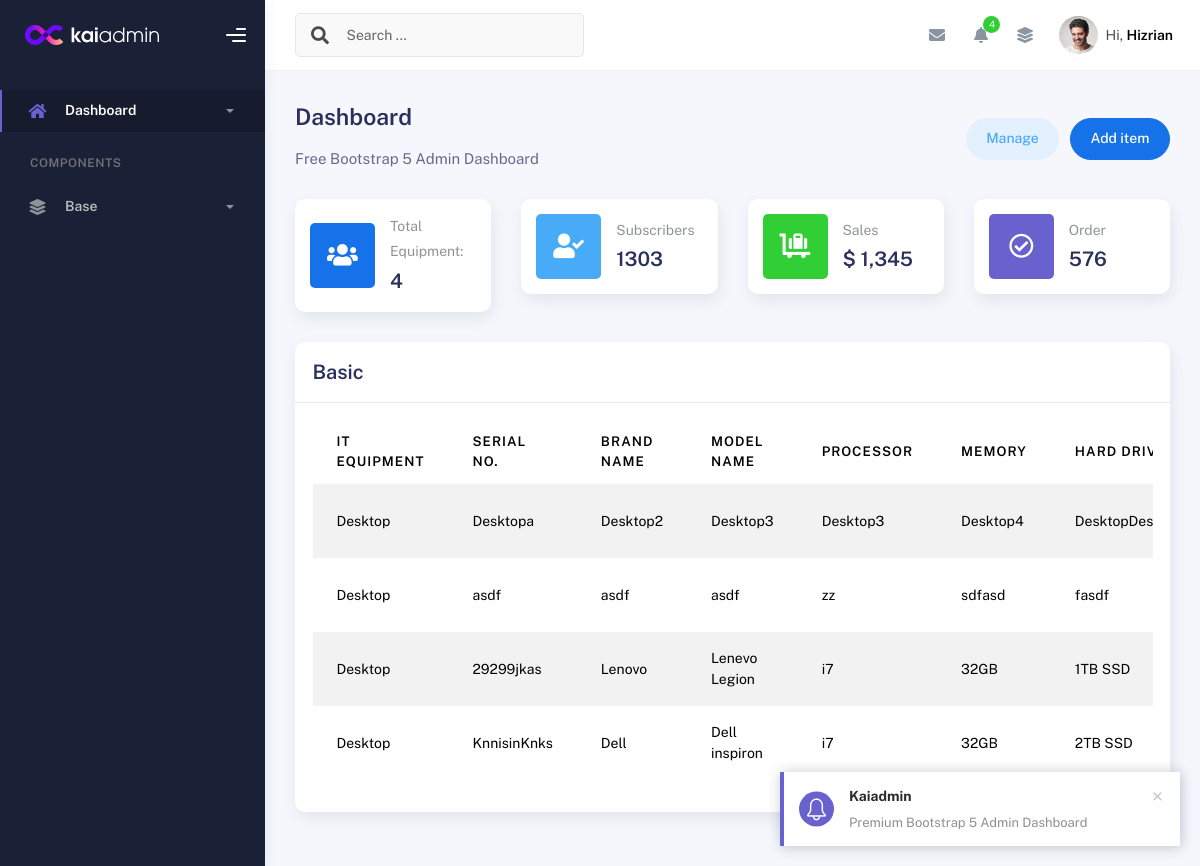
The app's page /, older data.
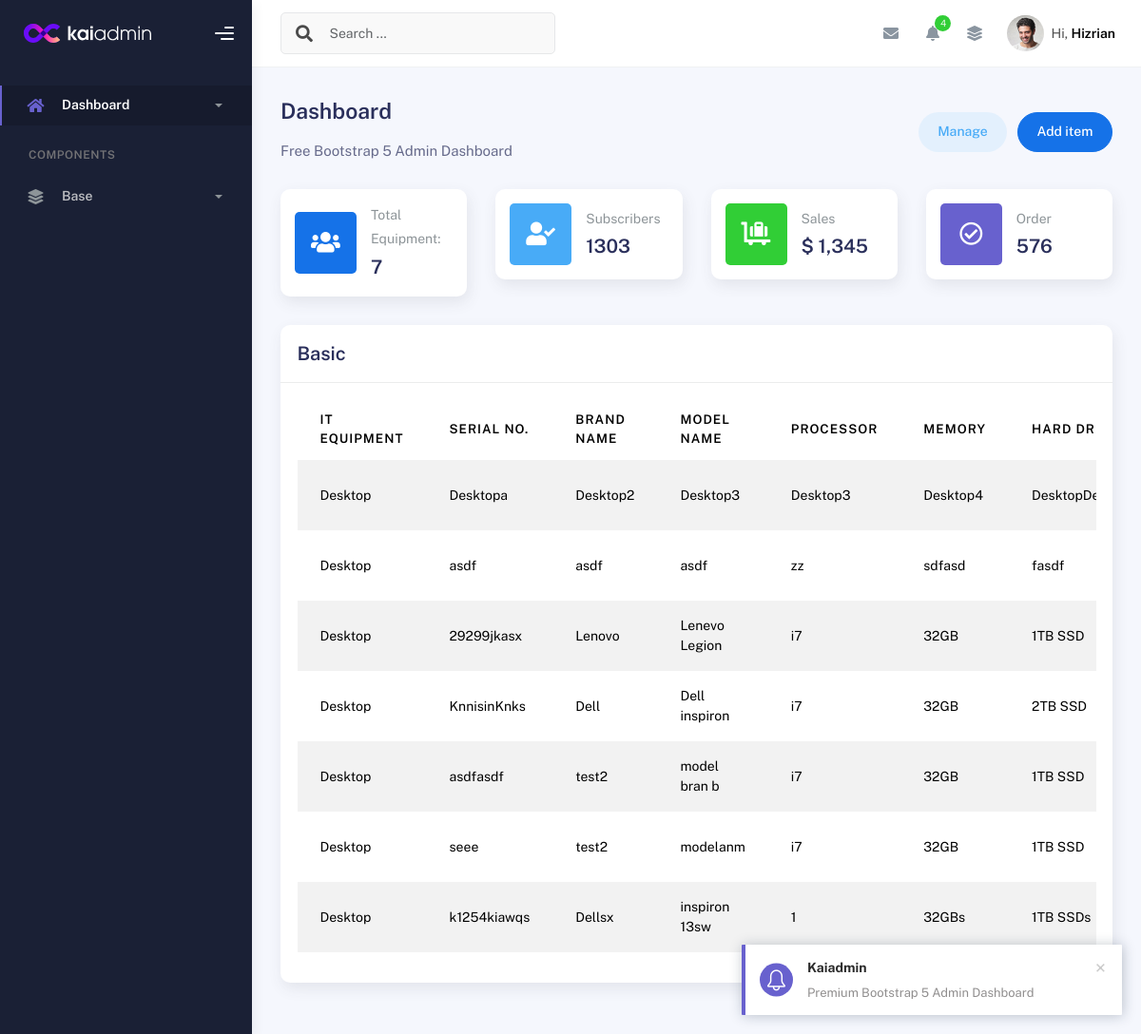
The same page, newer data.
### inventory/models.py (models this page shows, shortened)
class DESKTOPPACKAGE(models.Model):
    id = models.AutoField(primary_key=True)
    EQUIPMENT_CHOICES = [
        ('Desktop', 'Desktop'),
        ('Laptop', 'Laptop'),
        ('UPS', 'UPS'),
        ('Mouse', 'Mouse'),
    ]
    name = models.CharField(
        max_length=100,
        choices=EQUIPMENT_CHOICES,  # Use choices here
        default='desktop'  # Default value if needed
    )
    desktop_SerialNo = models.CharField(max_length=100)
    desktop_BrandName = models.CharField(max_length=100)
    desktop_Model = models.CharField(max_length=100)
    desktop_Processor = models.CharField(max_length=33)
    desktop_Memory = models.CharField(max_length=100)
    desktop_Drive = models.CharField(max_length=332)
    desktop_Graphics = models.CharField(max_length=100)
    desktop_Graphics_Size = models.CharField(max_length=100)
    desktop_OS = models.CharField(max_length=100)
    desktop_Office = models.CharField(max_length=100)
    desktop_OS_keys = models.CharField(max_length=100)
    desktop_Office_keys = models.CharField(max_length=100)
    desktop_Image = models.ImageField(upload_to='equipment_images/', blank=True, null=True)  # Add this line

### inventory/views.py (the view)
# urls.py: path('', views.desktop_list_func, name='desktop_list_page'),
def desktop_list_func(request):
    desktop_list = DESKTOPPACKAGE.objects.all()
    desktop_count = desktop_list.count()
    return render(request, 'base.html', {'desktop_List': desktop_list, 'desktop_count': desktop_count})

### templates/base.html (shortened to what this page needs)
{% load static %}
<!DOCTYPE html>
<html lang="en">
  <head>
    {% block head %}
    <link rel="stylesheet" href="{% static 'css/bootstrap.min.css' %}">
    <link rel="stylesheet" href="{% static 'css/plugins.min.css' %}">
    <link rel="stylesheet" href="{% static 'css/kaiadmin.min.css' %}">
    {% endblock %}
  </head>
  <body>
    {% block sidebar %}
    <div class="wrapper">
      <div class="sidebar" data-background-color="dark">
        <div class="sidebar-logo">
          <div class="logo-header" data-background-color="dark">
            <a href="{% url 'desktop_list_page' %}" class="logo">
              <img
                src="{% static 'img/kaiadmin/logo_light.svg' %}"
                alt="navbar brand"
                class="navbar-brand"
                height="20"
              />
            </a>
            <div class="nav-toggle">
              <button class="btn btn-toggle toggle-sidebar">
                <i class="gg-menu-right"></i>
              </button>
            </div>
          </div>
        </div>
        <div class="sidebar-wrapper scrollbar scrollbar-inner">
          <div class="sidebar-content">
            <ul class="nav nav-secondary">
              <li class="nav-item active">
                <a
                  data-bs-toggle="collapse"
                  href="#dashboard"
                  class="collapsed"
                  aria-expanded="false"
                >
                  <i class="fas fa-home"></i>
                  <p>Dashboard</p>
                  <span class="caret"></span>
                </a>
              </li>
              <li class="nav-section">
                <h4 class="text-section">Components</h4>
              </li>
              <li class="nav-item">
                <a data-bs-toggle="collapse" href="#base">
                  <i class="fas fa-layer-group"></i>
                  <p>Base</p>
                  <span class="caret"></span>
                </a>
              </li>
            </ul>
          </div>
        </div>
      </div>
       {% endblock %}
      <div class="main-panel">
        <div class="main-header">
          {% block navbar %}
          <nav
            class="navbar navbar-header navbar-header-transparent navbar-expand-lg border-bottom"
          >
            <div class="container-fluid">
              <nav
                class="navbar navbar-header-left navbar-expand-lg navbar-form nav-search p-0 d-none d-lg-flex"
              >
                <div class="input-group">
                  <div class="input-group-prepend">
                    <button type="submit" class="btn btn-search pe-1">
                      <i class="fa fa-search search-icon"></i>
                    </button>
                  </div>
                  <input
                    type="text"
                    placeholder="Search ..."
                    class="form-control"
                  />
                </div>
              </nav>
              <ul class="navbar-nav topbar-nav ms-md-auto align-items-center">
                <li class="nav-item topbar-icon dropdown hidden-caret">
                  <a
                    class="nav-link dropdown-toggle"
                    href="#"
                    id="messageDropdown"
                    role="button"
                    data-bs-toggle="dropdown"
                    aria-haspopup="true"
                    aria-expanded="false"
                  >
                    <i class="fa fa-envelope"></i>
                  </a>
                </li>
                <li class="nav-item topbar-icon dropdown hidden-caret">
                  <a
                    class="nav-link dropdown-toggle"
                    href="#"
                    id="notifDropdown"
                    role="button"
                    data-bs-toggle="dropdown"
                    aria-haspopup="true"
                    aria-expanded="false"
                  >
                    <i class="fa fa-bell"></i>
                    <span class="notification">4</span>
                  </a>
                </li>
                <li class="nav-item topbar-icon dropdown hidden-caret">
                  <a
                    class="nav-link"
                    data-bs-toggle="dropdown"
                    href="#"
                    aria-expanded="false"
                  >
                    <i class="fas fa-layer-group"></i>
                  </a>
                </li>
                <li class="nav-item topbar-user dropdown hidden-caret">
                  <a
                    class="dropdown-toggle profile-pic"
                    data-bs-toggle="dropdown"
                    href="#"
                    aria-expanded="false"
                  >
                    <div class="avatar-sm">
                      <img
                        src="assets/img/profile.jpg"
                        alt="..."
                        class="avatar-img rounded-circle"
                      />
                    </div>
                    <span class="profile-username">
                      <span class="op-7">Hi,</span>
                      <span class="fw-bold">Hizrian</span>
                    </span>
                  </a>
                </li>
              </ul>
            </div>
          </nav>
        </div>
 {% endblock %}
{% block content %}
        <div class="container">
          <div class="page-inner">
            <div
              class="d-flex align-items-left align-items-md-center flex-column flex-md-row pt-2 pb-4"
            >
              <div>
                <h3 class="fw-bold mb-3">Dashboard</h3>
                <h6 class="op-7 mb-2">Free Bootstrap 5 Admin Dashboard</h6>
              </div>
              <div class="ms-md-auto py-2 py-md-0">
                <a href="#" class="btn btn-label-info btn-round me-2">Manage</a>
                <a href="{% url 'add_equipment_func_input' %}" class="btn btn-primary btn-round">Add item</a>
              </div>
            </div>
            <div class="row">
              <div class="col-sm-6 col-md-3">
                <div class="card card-stats card-round">
                  <div class="card-body">
                    <div class="row align-items-center">
                      <div class="col-icon">
                        <div
                          class="icon-big text-center icon-primary bubble-shadow-small"
                        >
                          <i class="fas fa-users"></i>
                        </div>
                      </div>
                      <div class="col col-stats ms-3 ms-sm-0">
                        <div class="numbers">
                          <p class="card-category">Total Equipment:</p>
                          <h4 class="card-title">{{ desktop_count }}</h4>
                        </div>
                      </div>
                    </div>
                  </div>
                </div>
              </div>
              <div class="col-sm-6 col-md-3">
                <div class="card card-stats card-round">
                  <div class="card-body">
                    <div class="row align-items-center">
                      <div class="col-icon">
                        <div
                          class="icon-big text-center icon-info bubble-shadow-small"
                        >
                          <i class="fas fa-user-check"></i>
                        </div>
                      </div>
                      <div class="col col-stats ms-3 ms-sm-0">
                        <div class="numbers">
                          <p class="card-category">Subscribers</p>
                          <h4 class="card-title">1303</h4>
                        </div>
                      </div>
                    </div>
                  </div>
                </div>
              </div>
              <div class="col-sm-6 col-md-3">
                <div class="card card-stats card-round">
                  <div class="card-body">
                    <div class="row align-items-center">
                      <div class="col-icon">
                        <div
                          class="icon-big text-center icon-success bubble-shadow-small"
                        >
                          <i class="fas fa-luggage-cart"></i>
                        </div>
                      </div>
                      <div class="col col-stats ms-3 ms-sm-0">
                        <div class="numbers">
                          <p class="card-category">Sales</p>
                          <h4 class="card-title">$ 1,345</h4>
                        </div>
                      </div>
                    </div>
                  </div>
                </div>
              </div>
              <div class="col-sm-6 col-md-3">
                <div class="card card-stats card-round">
                  <div class="card-body">
                    <div class="row align-items-center">
                      <div class="col-icon">
                        <div
                          class="icon-big text-center icon-secondary bubble-shadow-small"
                        >
                          <i class="far fa-check-circle"></i>
                        </div>
                      </div>
                      <div class="col col-stats ms-3 ms-sm-0">
                        <div class="numbers">
                          <p class="card-category">Order</p>
                          <h4 class="card-title">576</h4>
                        </div>
                      </div>
                    </div>
                  </div>
                </div>
              </div>
            </div>
            <div class="row">
              <div class="col-md-12">
                <div class="card">
                  <div class="card-header">
                    <h4 class="card-title">Basic</h4>
                  </div>
                  <div class="card-body">
                    <div class="table-responsive">
                      <table id="basic-datatables" class="display table table-striped table-hover">
                        <thead>
                          <tr>
                            <th>IT Equipment</th>
                            <th>Serial No.</th>
                            <th>Brand Name</th>
                            <th>Model Name</th>
                            <th>Processor</th>
                            <th>Memory</th>
                            <th>Hard Drive</th>
                          </tr>
                        </thead>
                        <tbody>
                          {% for desktop in desktop_List %}
                          <tr>
                            <td>{{ desktop.name }}</td>
                            <td>{{ desktop.desktop_SerialNo }}</td>
                            <td>{{ desktop.desktop_BrandName }}</td>
                            <td>{{ desktop.desktop_Model }}</td>
                            <td>{{ desktop.desktop_Processor }}</td>
                            <td>{{ desktop.desktop_Memory }}</td>
                            <td>{{ desktop.desktop_Drive }}</td>
                          </tr>
                          {% endfor %}
                        </tbody>
                      </table>
                    </div>
                  </div>
                </div>
              </div>
            </div>
        </div>
{% endblock %}
  </body>
</html>

Row changes from the older to the newer data that the page shows:
changed DESKTOPPACKAGE "Lenovo": desktop_SerialNo "29299jkas" → "29299jkasx"
added DESKTOPPACKAGE: name "Desktop", desktop_SerialNo "asdfasdf", desktop_BrandName "test2", desktop_Model "model bran b", desktop_Processor "i7", desktop_Memory "32GB", desktop_Drive "1TB SSD"
added DESKTOPPACKAGE: name "Desktop", desktop_SerialNo "seee", desktop_BrandName "test2", desktop_Model "modelanm", desktop_Processor "i7", desktop_Memory "32GB", desktop_Drive "1TB SSD"
added DESKTOPPACKAGE: name "Desktop", desktop_SerialNo "k1254kiawqs", desktop_BrandName "Dellsx", desktop_Model "inspiron 13sw", desktop_Processor "1", desktop_Memory "32GBs", desktop_Drive "1TB SSDs"
Text that changed along with them:
{{ desktop_count }}: "4" → "7"
